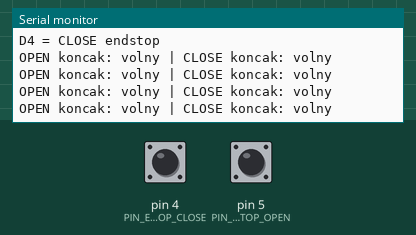
Simulated run of this sketch. Board: Arduino Uno, built with avr-gcc and run on an emulated ATmega328P. Parts: the last lines printed to the serial monitor. The inputs (shaded band) are chosen by the test bench; at power-on: pin 4 (PIN_ENDSTOP_CLOSE) HIGH, pin 5 (PIN_ENDSTOP_OPEN) HIGH.

Above: at 2.2 s.
2.3 s: pin 4 (PIN_ENDSTOP_CLOSE) pulled LOW for 0.35 s
At 2.71 s:
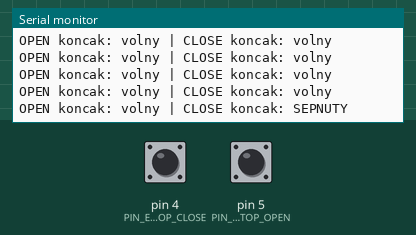
4.1 s: pin 5 (PIN_ENDSTOP_OPEN) pulled LOW for 0.35 s
At 4.51 s:
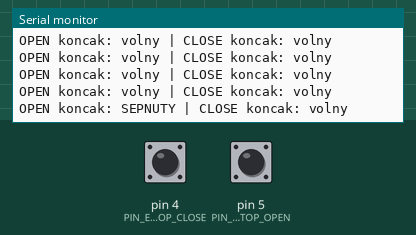
5.9 s: pin 4 (PIN_ENDSTOP_CLOSE) driven LOW and pin 5 (PIN_ENDSTOP_OPEN) driven LOW
At 6.32 s:
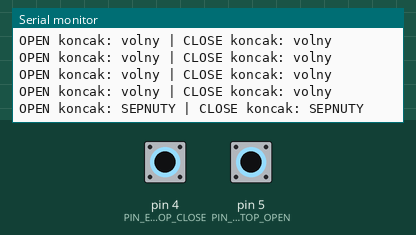

The sketch:

test-spinace.ino
```cpp
const int PIN_ENDSTOP_OPEN  = 5;
const int PIN_ENDSTOP_CLOSE = 4;

void setup() {
  Serial.begin(115200);
  delay(1000);

  pinMode(PIN_ENDSTOP_OPEN, INPUT_PULLUP);
  pinMode(PIN_ENDSTOP_CLOSE, INPUT_PULLUP);

  Serial.println();
  Serial.println("Test koncovych spinacu");
  Serial.println("D5 = OPEN endstop");
  Serial.println("D4 = CLOSE endstop");
}

void loop() {
  bool openPressed  = (digitalRead(PIN_ENDSTOP_OPEN) == LOW);
  bool closePressed = (digitalRead(PIN_ENDSTOP_CLOSE) == LOW);

  Serial.print("OPEN koncak: ");
  Serial.print(openPressed ? "SEPNUTY" : "volny");

  Serial.print(" | CLOSE koncak: ");
  Serial.println(closePressed ? "SEPNUTY" : "volny");

  delay(300);
}
```

Measured:
- after the input at 2.3 s, the serial monitor: prints a new line after 0.21 s (image 1)
- after the input at 4.1 s, the serial monitor: prints a new line after 0.21 s (image 2)
- after the input at 5.9 s, the serial monitor: prints a new line after 0.21 s (image 3)
